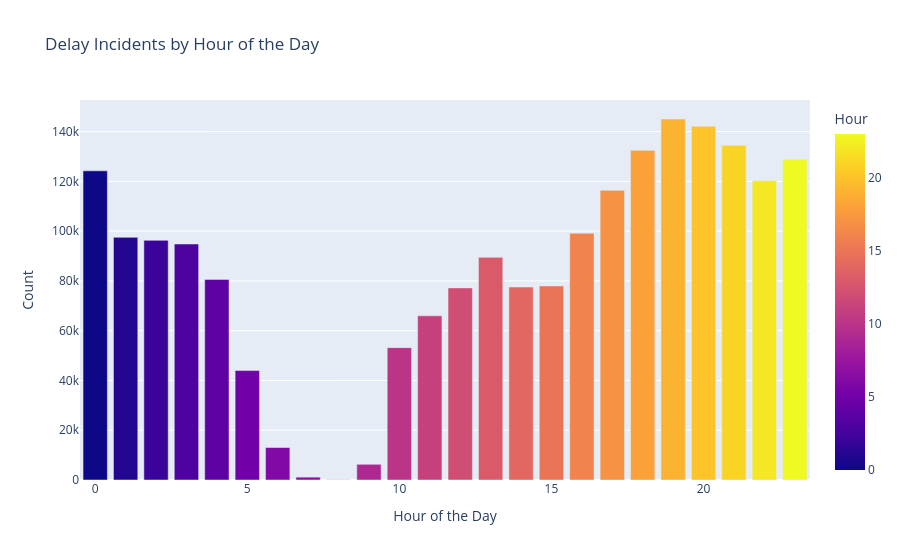

The code cell stored with this chart in its notebook:
### Markdown cell above
### Delay by hour

### Code cell
# delay by hour with > 0 delay seconds
hour_counts = df_dropped[df_dropped['delay_seconds'] > 0]['hour'].value_counts().sort_index()
hour_data = cf.DataFrame({'Hour': hour_counts.index, 'Count': hour_counts.values})
fig = px.bar(hour_data, x='Hour', y='Count', title='Delay Incidents by Hour of the Day', color='Hour')
fig.update_layout(xaxis_title='Hour of the Day', yaxis_title='Count')
fig.show()

### Figure 1 — Plotly figure (JSON) as saved in the notebook; plotly's stock layout.template omitted (floating-point values rounded to 4 significant figures)
{"data": [{"hovertemplate": "Hour=%{marker.color}<br>Count=%{y}<extra></extra>", "legendgroup": "", "marker": {"color": [0.0, 1.0, 2.0, 3.0, 4.0, 5.0, 6.0, 7.0, 8.0, 9.0, 10.0, 11.0, 12.0, 13.0, 14.0, 15.0, 16.0, 17.0, 18.0, 19.0, 20.0, 21.0, 22.0, 23.0], "coloraxis": "coloraxis", "pattern": {"shape": ""}}, "name": "", "orientation": "v", "showlegend": false, "textposition": "auto", "type": "bar", "x": [0.0, 1.0, 2.0, 3.0, 4.0, 5.0, 6.0, 7.0, 8.0, 9.0, 10.0, 11.0, 12.0, 13.0, 14.0, 15.0, 16.0, 17.0, 18.0, 19.0, 20.0, 21.0, 22.0, 23.0], "xaxis": "x", "y": [124237, 97505, 96297, 94836, 80609, 43991, 13051, 1154, 73, 6307, 53193, 65973, 77197, 89468, 77548, 77977, 99177, 116406, 132475, 145066, 142131, 134497, 120256, 128896], "yaxis": "y"}], "layout": {"barmode": "relative", "coloraxis": {"colorbar": {"title": {"text": "Hour"}}, "colorscale": [[0, "#0d0887"], [0.1111, "#46039f"], [0.2222, "#7201a8"], [0.3333, "#9c179e"], [0.4444, "#bd3786"], [0.5556, "#d8576b"], [0.6667, "#ed7953"], [0.7778, "#fb9f3a"], [0.8889, "#fdca26"], [1, "#f0f921"]]}, "legend": {"tracegroupgap": 0}, "title": {"text": "Delay Incidents by Hour of the Day"}, "xaxis": {"anchor": "y", "domain": [0, 1], "title": {"text": "Hour of the Day"}}, "yaxis": {"anchor": "x", "domain": [0, 1], "title": {"text": "Count"}}}}
